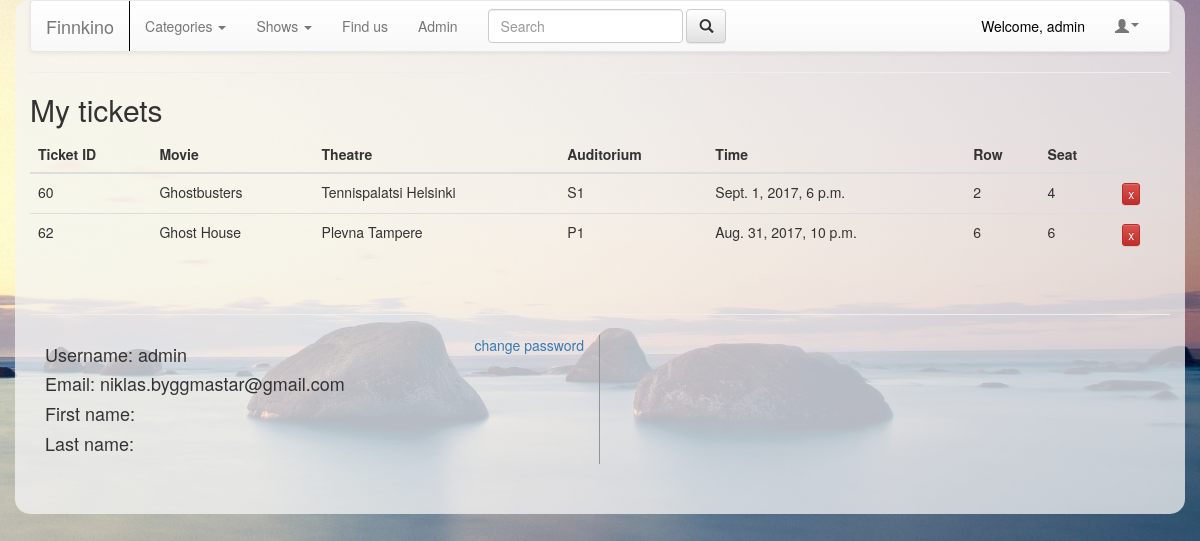
The page /movieapp/profile/ (signed in) on the database its author committed.
### movieapp/models.py (models this page shows, shortened)
class Ticket(models.Model):
    show = models.ForeignKey(Show, on_delete=models.CASCADE)
    user_id = models.IntegerField(default=0)
    seat_row = models.IntegerField(default=0)
    seat_col = models.IntegerField(default=0)
    def __str__(self):
        return self.show.movie.title

class Show(models.Model):
    movie = models.ForeignKey(Movie, on_delete=models.CASCADE)
    theatre = models.ForeignKey(Theatre, on_delete=models.CASCADE)
    auditorium = models.ForeignKey(Auditorium, on_delete=models.CASCADE, default="")
    city = models.CharField(max_length=50, default="")
    show_time = models.DateTimeField(default=timezone.now)

class Movie(models.Model):
    title = models.CharField(max_length=30)
    released = models.DateTimeField('date published')
    genre = models.CharField(max_length=15, default="")
    duration_mins = models.IntegerField(default=0)
    description = models.CharField(max_length=300, default="")
    poster = models.ImageField(upload_to="static/img", default="")

class Theatre(models.Model):
    country = models.CharField(max_length=30)
    city = models.CharField(max_length=30)
    street = models.CharField(max_length=50)
    name = models.CharField(max_length=50, default="")
    def __str__(self):
        return self.name

class Auditorium(models.Model):
    theatre = models.ForeignKey(Theatre, on_delete=models.CASCADE)
    number_of_rows = models.IntegerField(default=0)
    number_of_cols = models.IntegerField(default=0)
    name = models.CharField(max_length=50, default="")
    def __str__(self):
        return self.name

### movieapp/views.py (the view)
def profile(request):
    user_id = request.user.id
    my_tickets = Ticket.objects.filter(user_id=user_id)
    context = {"my_tickets": my_tickets}
    return render(request, "movieapp/profile.html", context)

### movieapp/templates/movieapp/profile.html (shortened to what this page needs)
{% include 'movieapp/header.html' %}
{% if user.is_authenticated %}
    {% if my_tickets %}
    <div>
      <h2>My tickets</h2>
      <table class='table table-hover'>
          <thead>
            <tr>
              <th>Ticket ID</th>
              <th>Movie</th>
              <th>Theatre</th>
              <th>Auditorium</th>
              <th>Time</th>
              <th>Row</th>
              <th>Seat</th>
              <th></th>
            </tr>
          </thead>
          <tbody>
      {% for ticket in my_tickets %}
        <tr>
          <td>{{ ticket.id }}</td>
          <td>{{ ticket }}</td>
          <td>{{ ticket.show.theatre }}</td>
          <td>{{ ticket.show.auditorium }}</td>
          <td>{{ ticket.show.show_time }}</td>
          <td>{{ ticket.seat_row }}</td>
          <td>{{ ticket.seat_col }}</td>
          <td>
            <form action="{% url 'remove_ticket' ticket.id %}" method="post">
                <input class="btn btn-danger btn-xs" type="submit" value="x">
            </form>
          </td>
        </tr>
      {% endfor %}
      </tbody>
      </table>
    </div>
    {% else %}
      <h4>You have no movie tickets.</h4>
      <br>
    {% endif %}
    <br>
<hr>
    <div class="col-md-6" style="border-right: solid rgb(147,147,147) 1px;">
      <a href="#change_info" style="float:right;" data-toggle="modal" data-target="#change_info">change password</a>
      <h4>Username: {{ user }}</h4>
      <h4>Email: {{ user.email }}</h4>
      <h4>First name: {{ request.user.first_name }}</h4>
      <h4>Last name: {{ request.user.last_name }}</h4>
    </div>
{% else %}
    <script>
      location.href = "../";
    </script>
{% endif %}
    </div>
  </body>
</html>

### movieapp/templates/movieapp/header.html (shortened to what this page needs)
<!DOCTYPE html>
<html>
  <head>
    {% load static %}
    <link rel="stylesheet" href="https://maxcdn.bootstrapcdn.com/bootstrap/3.3.7/css/bootstrap.min.css">
    <link rel="stylesheet" href="https://maxcdn.bootstrapcdn.com/bootstrap/3.3.7/css/bootstrap-theme.min.css">
    <link rel="stylesheet" href="{% static 'css/styles.css' %}">
  </head>
  <body ng-app="">
    <div class="container">
      <nav class="navbar navbar-default">
        <div class="container-fluid">
          <div class="navbar-header">
            <a href="{% url 'index' %}" class="navbar-brand nav_text">Finnkino</a>
          </div>
          <div class="collapse navbar-collapse" id="bs-example-navbar-collapse-1">
            <ul class="nav navbar-nav">
              <li class="dropdown">
                <a class="dropdown-toggle" data-toggle="dropdown" role="button" aria-haspopup="true" aria-expanded="false">Categories <span class="caret"></span></a>
              </li>
              <li class="dropdown">
                <a class="dropdown-toggle" data-toggle="dropdown" role="button" aria-haspopup="true" aria-expanded="false">Shows <span class="caret"></span></a>
              </li>
              <li><a href="{% url 'theatres' %}">Find us</a></li>
              {% if user.is_authenticated %}
                {% if user.is_superuser %}
                  <li><a href="{% url 'admin:index' %}">Admin</a></li>
                {% endif %}
                </ul>
                <ul class="nav navbar-nav navbar-right">
                  <li><a class="nav_text" id="welcome_text">Welcome, {{ user }}</a></li>
                  <li class="dropdown">
                    <a class="dropdown-toggle" data-toggle="dropdown" role="button" aria-haspopup="true" aria-expanded="false"><span class="glyphicon glyphicon-user" aria-hidden="true"><span class="caret"></span></span></a>
                  </li>
                </ul>
             {% endif %}
             <form class="navbar-form navbar-left" action="{% url 'search' %}" method="post">
               <div class="form-group">
                 <input type="text" class="form-control" name="text" placeholder="Search" autocomplete="off">
               </div>
               <button type="submit" class="btn btn-default"><span class="glyphicon glyphicon-search" aria-hidden="true"></span></button>
             </form>
          </div>
      </nav>
      <hr>

### movieapp/static/css/styles.css (style rules this page uses)
body { background-image:url("/static/img/background.jpg"); }
.container { background-color: rgba(245,245,245,.75); padding-bottom: 50px; border-radius: 15px; }
.navbar-header { border-right: solid black 1px; user-select: none; cursor: default; }
.navbar-default .navbar-nav > li > a#welcome_text { background-color:inherit; color: black; user-select: none; cursor: default; }
@media screen and (min-width:420px) { body { background-repeat:no-repeat; background-attachment: fixed; background-size:100%; height: 100vh; } }

### rows shown on the page
Ticket: id "60", show.title "Ghostbusters", show.theatre "Tennispalatsi Helsinki", show.auditorium "S1", show.show_time "Sept. 1, 2017, 6 p.m.", seat_row "2", seat_col "4"
Ticket: id "62", show.title "Ghost House", show.theatre "Plevna Tampere", show.auditorium "P1", show.show_time "Aug. 31, 2017, 10 p.m.", seat_row "6", seat_col "6"

### other values the page prints
{{ user }} "admin"
{{ user.email }} "niklas.byggmastar@gmail.com"
